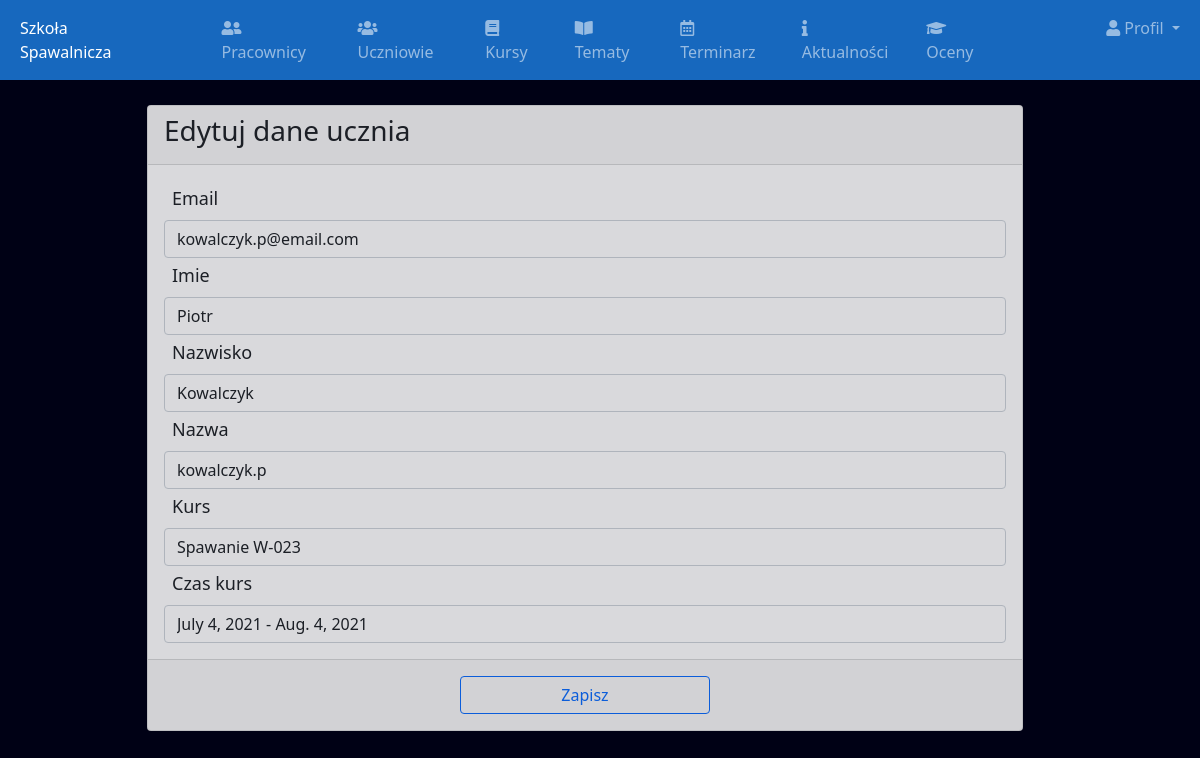
The app's page /admineditstudent/3 (signed in) with its own data.
### school/models.py (models this page shows)
class Students(models.Model):
    id=models.AutoField(primary_key=True)
    admin=models.OneToOneField(CustomUser,on_delete=models.CASCADE)
    courseid=models.ForeignKey(Courses,on_delete=models.CASCADE)
    coursetimeid=models.ForeignKey(CourseTime, on_delete=models.CASCADE)
    created_at=models.DateTimeField(auto_now_add=True)
    updated_at=models.DateTimeField(auto_now_add=True)
    objects=models.Manager()

class CustomUser(AbstractUser):
    user_type_data=((1,"HOD"),(2,"Staff"),(3,"Student"))
    user_type=models.CharField(default=1, choices=user_type_data,max_length=10)

class Courses(models.Model):
    id=models.AutoField(primary_key=True)
    coursename=models.CharField(max_length=100)
    created_at=models.DateTimeField(auto_now_add=True)
    updated_at=models.DateTimeField(auto_now_add=True)
    objects=models.Manager()

class CourseTime(models.Model):
    id=models.AutoField(primary_key=True)
    startcourse=models.DateField()
    endcourse=models.DateField()
    objects=models.Manager()

### school/adminviews.py (the view)
# urls.py: path('admineditstudent/<str:student_id>', adminviews.admineditstudent,name="admineditstudent"),
def admineditstudent(request, student_id):
    courses=Courses.objects.all()
    coursetime=CourseTime.objects.all()
    student = Students.objects.get(admin = student_id)
    return render(request,"school/admin/admineditstudent.html",{"student":student,"id":student_id,"courses":courses,"coursetime":coursetime})

### school/logincheck.py (called while the page is built, shortened)
    def process_view(self,request,view_func,view_args,view_kwargs):
        modulename=view_func.__module__
        user=request.user
        if user.is_authenticated:
            if user.user_type == "1":
                if modulename == "school.adminviews":
                    pass
                elif modulename == "school.views":
                    pass
                else:
                    return HttpResponseRedirect(reverse("adminhome"))
            else:
                modulename == "school.views"
        else:
            if request.path == reverse("loginpage") or request.path == reverse("signin") or modulename == "django.contrib.auth.views" or request.path == reverse("home") or request.path == reverse("contact"):
                pass
            else:
                return HttpResponseRedirect(reverse("loginpage"))

### school/templates/school/admin/admineditstudent.html (shortened to what this page needs)
{% extends 'admin/adminbase.html' %}
{% block content %}
<section class="content">
    <div class="container-fluid">
        <div class="row">
            <div class="col-md-12">
                <div class="card card-primary">
                    <div class="card-header">
                        <h3 class="card-title">Edytuj dane ucznia</h3>
                    </div>
                    <form role="form" action="/admineditsavestudent/" method="post">
                        <div class="card-body">
                            <div class="form-group">
                                <label class="label mb-2 mt-1 ms-2">Email</label>
                                <input type="email" class="form-control" name="email" value="{{ student.admin.email }}">
                            </div>
                            <div class="form-group">
                                <label class="label mb-2 mt-1 ms-2">Imie</label>
                                <input type="text" class="form-control" name="first_name" value="{{ student.admin.first_name }}">
                            </div>
                            <div class="form-group">
                                <label class="label mb-2 mt-1 ms-2">Nazwisko</label>
                                <input type="text" class="form-control" name="last_name" value="{{ student.admin.last_name }}">
                            </div>
                            <div class="form-group">
                                <label class="label mb-2 mt-1 ms-2">Nazwa</label>
                                <input type="text" class="form-control" name="username" id="id_username" value="{{ student.admin.username }}">
                            </div>
                            <div class="form-group">
                                <label class="label mb-2 mt-1 ms-2">Kurs</label>
                                <select class="form-control" name="course">
                                    {% for course in courses %}
                                        <option value="{{ course.id }}" {% if course.id == student.courseid.id %} selected {% endif %} >{{ course.coursename }}</option>
                                    {% endfor %}
                                </select>
                            </div>
                            <div class="form-group">
                                <label class="label mb-2 mt-1 ms-2">Czas kurs</label>
                                <select class="form-control" name="time">
                                    {% for time in coursetime %}
                                        <option value="{{ time.id }}" {% if time.id == student.coursetimeid.id %} selected {% endif %} >{{ time.startcourse }} - {{ time.endcourse }}</option>
                                    {% endfor %}
                                </select>
                            </div>
                        </div>
                        <div class="card-footer">
                            <center>
                                <button type="submit" class="btn btn-outline-primary save my-2">Zapisz</button>
                            </center>
                        </div>
                    </form>
                </div>
            </div>
        </div>
    </div>
</section>
{% endblock %}

### school/templates/school/admin/adminbase.html (style rules this page uses)
body { background: #000115; }

### school/templates/school/admin/admineditstudent.html (style rules this page uses)
.content { width: 75%; top: 200px; left: 45%; transform: translate(15%, 25px); opacity: 85%; }
.label { font-size: 18px; }
.btn.btn-outline-primary.save { width: 250px; height: 25x; }

### records on screen
Students: email "kowalczyk.p@email.com", first_name "Piotr", last_name "Kowalczyk", username "kowalczyk.p", course "Spawanie W-023", time "July 4, 2021 - Aug. 4, 2021"
